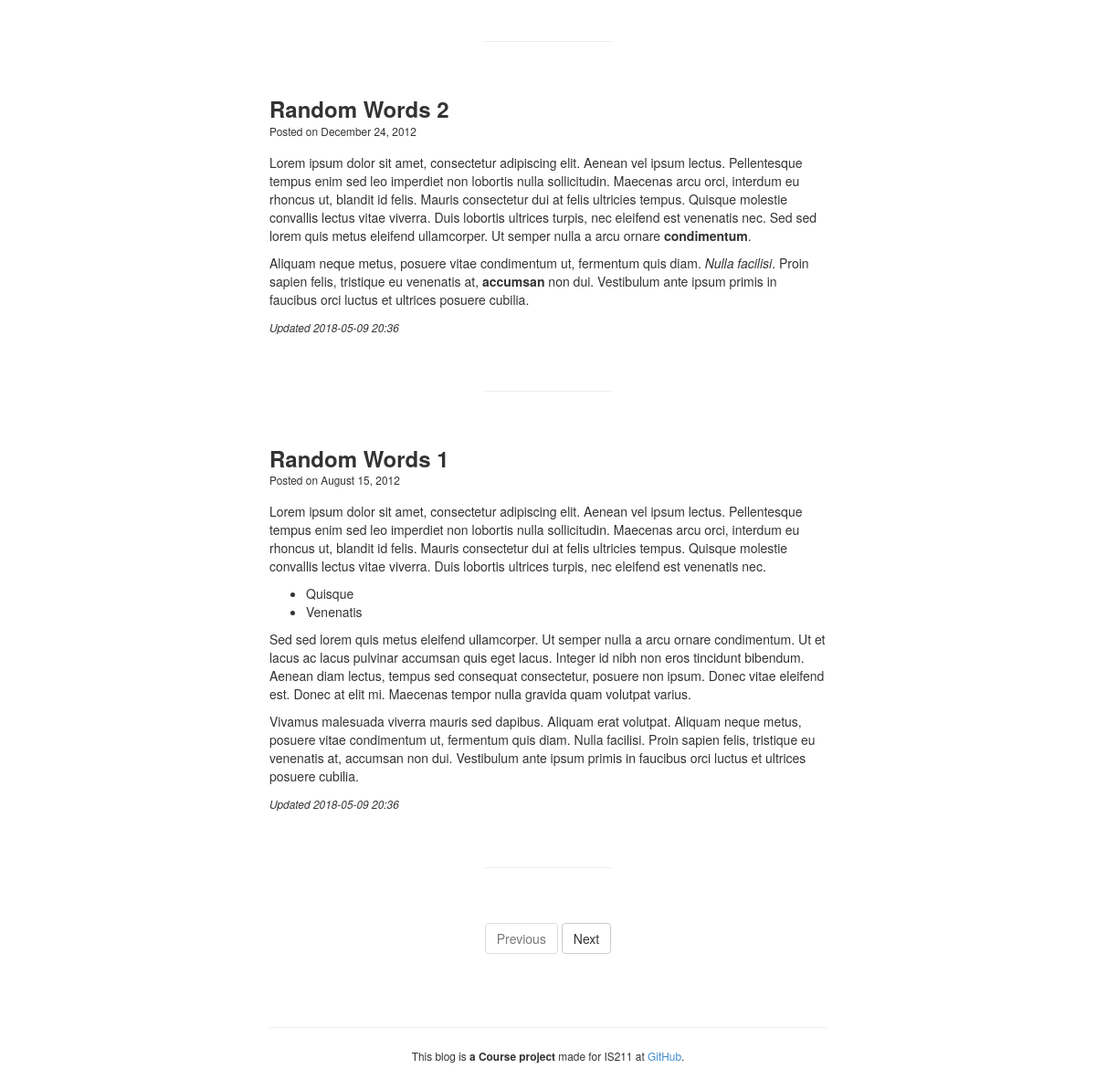
Before: / (lower part) with the older database file.
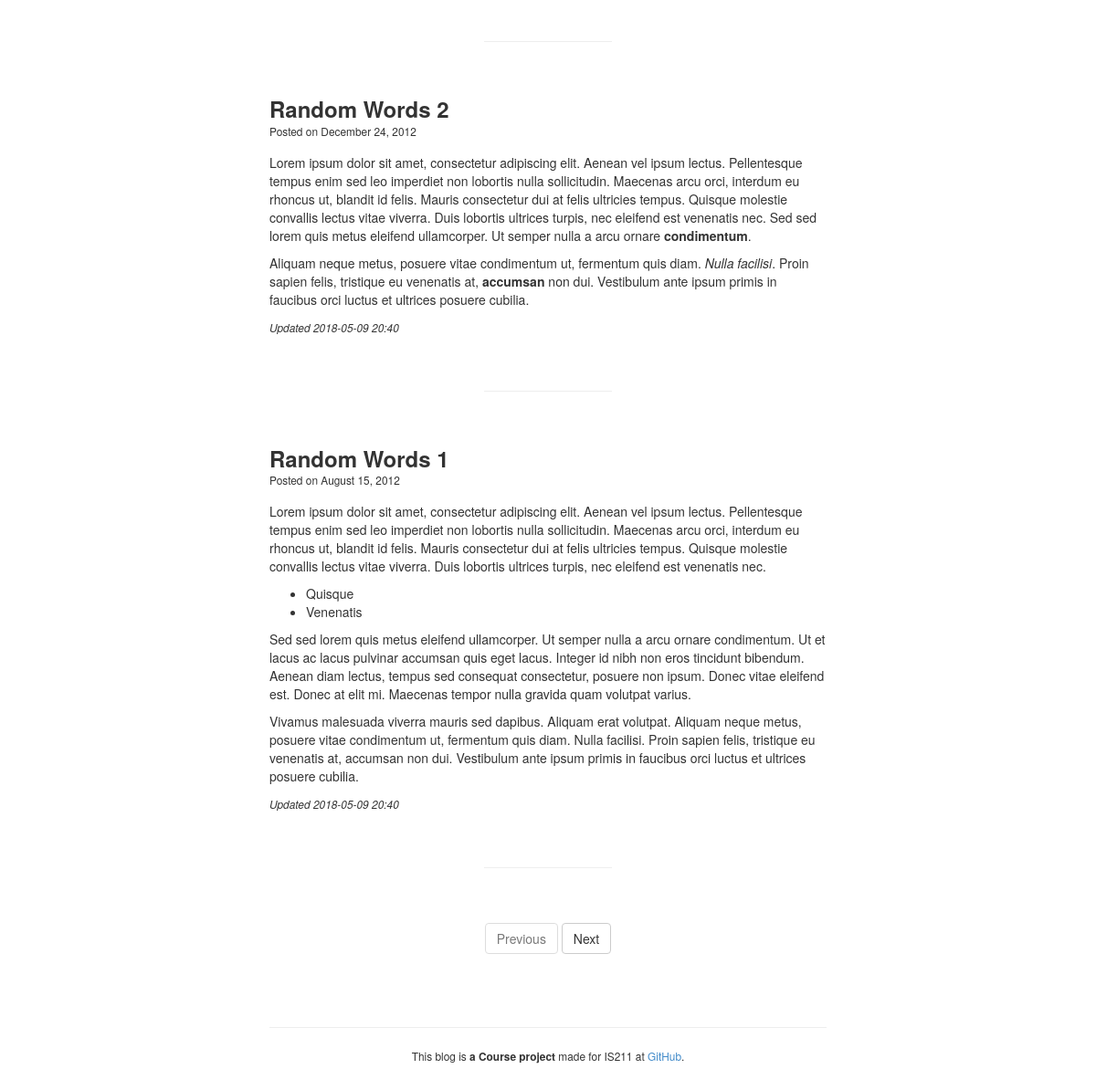
After: the same page with the newer database file.
### app/models.py (models this page shows, shortened)
class Post(db.Model):
    PER_PAGE = 5
    id = db.Column(db.Integer, primary_key=True)
    created = db.Column(db.DateTime, nullable=False)
    updated = db.Column(db.DateTime, nullable=False)
    title = db.Column(db.String(256), nullable=False)
    markup = db.Column(db.String, nullable=False)
    slug = db.Column(db.String, nullable=False, unique=True)
    author_id = db.Column(
        db.Integer,
        db.ForeignKey('user.id'),
        nullable=False,
    )
    visible = db.Column(db.Boolean, default=False)
    @property
    def is_updated(self):
        return self.updated > self.created

### app/views.py (the view)
@app.route('/')
@app.route('/page/<int:page>')
def blog(page=1):
    pagination = Post.query.filter_by(visible=True) \
                           .order_by(Post.created.desc()) \
                           .paginate(page, Post.PER_PAGE, False)
    return render_template('frontend/blog.html', pagination=pagination)

### app/__init__.py (called while the page is built)
def date_pretty(value):
    return value.strftime('%B %d, %Y')

def datetime(value):
    return value.strftime('%Y-%m-%d %H:%M')

def markdown(value):
    extras = ['fenced-code-blocks', 'wiki-tables']
    return Markup(md2(value, extras=extras))

### app/templates/frontend/blog.html
{% extends "frontend/layout.html" %}
{% block content %}
<div class="row">
  <div class="col-lg-12">
    {% from "macro.html" import render_post %}
    {% for post in pagination.items %}
      {{ render_post(post) }}
      <div id="post-separator">
        <hr>
      </div>
    {% endfor %}
    <div id="post-pagination" class="text-center">
      <a class="btn btn-default" {% if pagination.has_prev %}href="{{ url_for('blog', page=pagination.prev_num) }}"{% else %}href="#" disabled="disabled"{% endif %}>Previous</a>
      <a class="btn btn-default" {% if pagination.has_next %}href="{{ url_for('blog', page=pagination.next_num) }}"{% else %}href="#" disabled="disabled"{% endif %}>Next</a>
    </div>
  </div>
</div>
{% endblock %}

### app/templates/frontend/layout.html (shortened to what this page needs)
{% extends "base.html" %}
{% block css %}
<link rel="stylesheet" href="{{ url_for('static', filename='css/custom/frontend.css') }}">
{% endblock %}
{% block body %}
<div id="content" class="container">
  {% block content %}{% endblock %}
  <hr>
  <div class="text-center">
    <p><small>This blog is <strong> a Course project</strong> made for IS211 at <a href="https://github.com/grochin1/IS211_Courseproject">GitHub</a>.</small></p>
  </div>
</div>
{% endblock %}

### app/templates/base.html (shortened to what this page needs)
<!DOCTYPE html>
<html lang="en">
<head>
  <link rel="stylesheet" href="{{ url_for('static', filename='css/bootstrap.min.css') }}">
  {% block css %}{% endblock %}
</head>
<body>
  {% block body %}{% endblock %}
</body>
</html>

### app/templates/macro.html (shortened to what this page needs)
{% macro render_post(post) %}
<div id="post-title">
  <h3><strong><a href="{{ url_for('detail', slug=post.slug) }}">{{ post.title|safe }}</a></strong></h3>
</div>
<div id="post-meta">
  <small>Posted on {{ post.created|date_pretty }}</small>
</div>
<div id="post-markup">
  {{ post.markup|markdown }}
</div>
{% if post.is_updated %}
  <div>
    <p>
      <small><em>Updated {{ post.updated|datetime }}</em></small>
    </p>
  </div>
{% endif %}
{% endmacro %}

### app/static/css/custom/frontend.css (style rules this page uses)
#content { margin-bottom: 30px; }
#post-title { margin-bottom: -10px; }
#post-title a { color: #333; }
#post-meta { margin-bottom: 15px; }
#post-separator hr { width: 23%; margin: 60px auto; }
#post-pagination { margin: 0 auto 60px auto; }
.container { width: auto; max-width: 640px; padding: 0 15px; }

Changed rows visible on the page:
changed Post "Random Words 2": updated "2018-05-09 20:36" → "2018-05-09 20:40"
changed Post "Random Words 1": updated "2018-05-09 20:36" → "2018-05-09 20:40"
